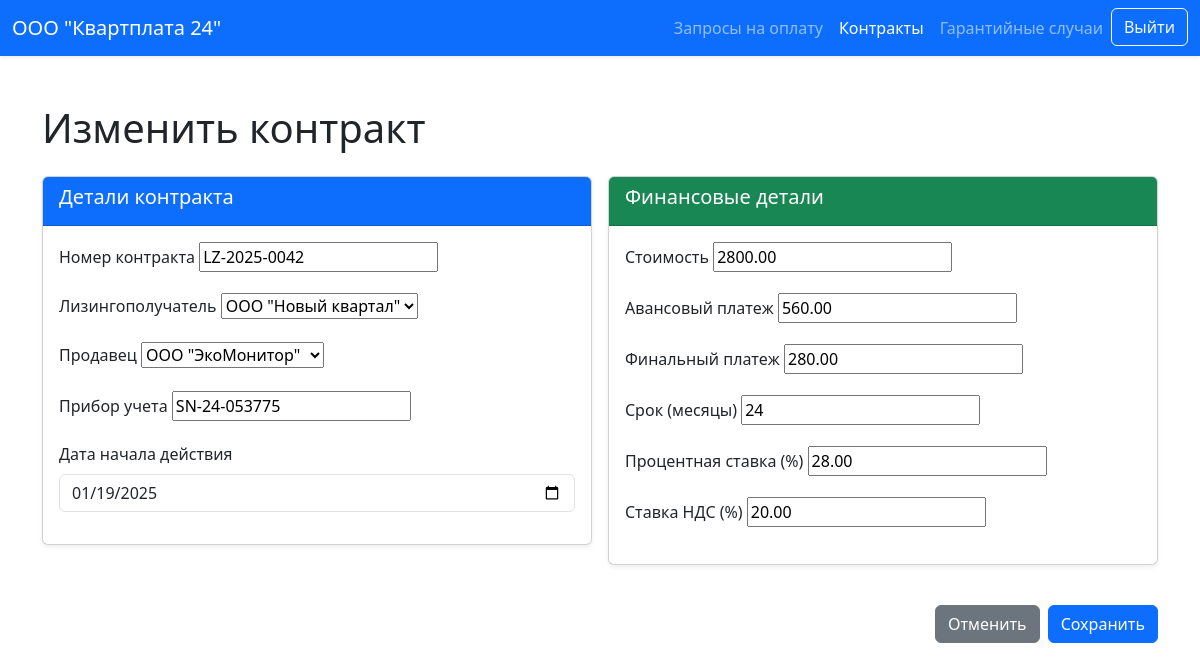
The page /contract/14/edit/ (signed in) on the database its author committed.
### leasing/models.py (models this page shows, shortened)
class Profile(models.Model):
    ROLE_CHOICES = [
        ('LR', 'Lessor'),
        ('LE', 'Lessee'),
        ('SE', 'Seller'),
        ('AD', 'Admin')
    ]
    user = models.OneToOneField(
        User,
        related_name='profile',
        on_delete=models.CASCADE
    )
    display_name = models.CharField(
        max_length=200,
        blank=True,
        null=True
    )
    role = models.CharField(
        max_length=2,
        choices=ROLE_CHOICES
    )
    def __str__(self):
        return self.display_name or self.user.username

class Contract(models.Model):
    lessor = models.ForeignKey(
        User,
        related_name='lessor_contracts',
        on_delete=models.CASCADE
    )
    lessee = models.ForeignKey(
        User,
        related_name='lessee_contracts',
        on_delete=models.CASCADE
    )
    seller = models.ForeignKey(
        User,
        related_name='seller_contracts',
        on_delete=models.CASCADE
    )
    number = models.CharField(max_length=30)
    meter = models.CharField(max_length=20)
    started = models.DateField()
    class Meta:
        ordering = ['-started', '-number']

class FinanceDetails(models.Model):
    contract = models.ForeignKey(
        Contract,
        related_name='finance_details',
        on_delete=models.CASCADE
    )
    cost = models.DecimalField(max_digits=10, decimal_places=2)
    upfront = models.DecimalField(max_digits=10, decimal_places=2)
    final_payment = models.DecimalField(max_digits=10, decimal_places=2)
    period = models.PositiveIntegerField()  # in month
    rate = models.DecimalField(max_digits=6, decimal_places=2)  # in percent
    vat_rate = models.DecimalField(max_digits=6, decimal_places=2)  # in percent

### leasing/views.py (the view, shortened to what this page needs)
# urls.py: path('contract/<int:pk>/edit/', views.edit_contract, name='edit_contract'),
@login_required
def edit_contract(request, pk=None):
    user = request.user
    company_name = user.profile.display_name
    if user.profile.role != 'LR':
        return HttpResponseForbidden("You don't have permission")
    is_new = True
    contract = None
    finance_details = None
    if pk:
        is_new = False
        contract = get_object_or_404(
            Contract,
            pk=pk,
            lessor=user,
        )
        if contract:
            finance_details = get_object_or_404(
                FinanceDetails,
                contract=contract
            )
    contract_form = ContractForm(instance=contract)
    finance_details_form = FinanceDetailsForm(instance=finance_details)
    return render(
        request,
        'contract/edit.html',
        {
            'is_new': is_new,
            'contract_form': contract_form,
            'finance_details_form': finance_details_form,
            'company_name': company_name,
            'section': 'contract',
            'is_lessor': request.user.profile.role == 'LR',
        }
    )

### leasing/forms.py
class ContractForm(forms.ModelForm):
    class Meta:
        model = Contract
        fields = ['number', 'lessee', 'seller', 'meter', 'started']
        widgets = {
            'started': DateInput(attrs={'type': 'date', 'class': 'form-control'}),
        }
    def __init__(self, *args, **kwargs):
        super().__init__(*args, **kwargs)
        self.fields['lessee'].queryset = User.objects.filter(profile__role='LE')
        self.fields['lessee'].label_from_instance = lambda obj: str(obj.profile)
        self.fields['seller'].queryset = User.objects.filter(profile__role='SE')
        self.fields['seller'].label_from_instance = lambda obj: str(obj.profile)

class FinanceDetailsForm(forms.ModelForm):
    class Meta:
        model = FinanceDetails
        fields = ['cost', 'upfront', 'final_payment', 'period', 'rate', 'vat_rate']

### leasing/templates/contract/edit.html (shortened to what this page needs)
{% extends 'base.html'%}
{% block content %}
    <div class="container my-5">
        <h1 class="mb-4">{% if is_new %}Добавить контракт{% else %}Изменить контракт{% endif %}</h1>
        <form method="post" enctype="multipart/form-data" class="row g-3">
            <div class="col-md-6">
                <div class="card shadow-sm mb-4">
                    <div class="card-header bg-primary text-white">
                        <h5>Детали контракта</h5>
                    </div>
                    <div class="card-body">
                        <div class="mb-3">
                            <label for="{{ contract_form.number.id_for_label }}" class="form-label">Номер контракта</label>
                            {{ contract_form.number }}
                        </div>
                        <div class="mb-3">
                            <label for="{{ contract_form.lessee.id_for_label }}" class="form-label">Лизингополучатель</label>
                            {{ contract_form.lessee }}
                        </div>
                        <div class="mb-3">
                            <label for="{{ contract_form.seller.id_for_label }}" class="form-label">Продавец</label>
                            {{ contract_form.seller }}
                        </div>
                        <div class="mb-3">
                            <label for="{{ contract_form.meter.id_for_label }}" class="form-label">Прибор учета</label>
                            {{ contract_form.meter }}
                        </div>
                        <div class="mb-3">
                            <label for="{{ contract_form.started.id_for_label }}" class="form-label">Дата начала действия</label>
                            {{ contract_form.started }}
                        </div>
                    </div>
                </div>
            </div>
            <div class="col-md-6">
                <div class="card shadow-sm mb-4">
                    <div class="card-header bg-success text-white">
                        <h5>Финансовые детали</h5>
                    </div>
                    <div class="card-body">
                        <div class="mb-3">
                            <label for="{{ finance_details_form.cost.id_for_label }}" class="form-label">Стоимость</label>
                            {{ finance_details_form.cost }}
                        </div>
                        <div class="mb-3">
                            <label for="{{ finance_details_form.upfront.id_for_label }}" class="form-label">Авансовый платеж</label>
                            {{ finance_details_form.upfront }}
                        </div>
                        <div class="mb-3">
                            <label for="{{ finance_details_form.final_payment.id_for_label }}" class="form-label">Финальный платеж</label>
                            {{ finance_details_form.final_payment }}
                        </div>
                        <div class="mb-3">
                            <label for="{{ finance_details_form.period.id_for_label }}" class="form-label">Срок (месяцы)</label>
                            {{ finance_details_form.period }}
                        </div>
                        <div class="mb-3">
                            <label for="{{ finance_details_form.rate.id_for_label }}" class="form-label">Процентная ставка (%)</label>
                            {{ finance_details_form.rate }}
                        </div>
                        <div class="mb-3">
                            <label for="{{ finance_details_form.vat_rate.id_for_label }}" class="form-label">Ставка НДС (%)</label>
                            {{ finance_details_form.vat_rate }}
                        </div>
                    </div>
                </div>
            </div>
            <div class="col-12 d-flex justify-content-end gap-2">
                <a href="{% url 'list_contract' %}" class="btn btn-secondary">Отменить</a>
                <button type="submit" class="btn btn-primary">Сохранить</button>
            </div>
        </form>
    </div>
{% endblock %}

### leasing/templates/includes/header.html (shortened to what this page needs)
<nav class="navbar navbar-expand-lg navbar-dark bg-primary shadow-sm">
    <div class="container-fluid">
        <a class="navbar-brand" href="#">
            {{ company_name }}
        </a>
        <div class="collapse navbar-collapse" id="navbarNav">
            <ul class="navbar-nav ms-auto">
                {% if is_lessor %}
                    <li class="nav-item">
                        <a class="nav-link {% if section == 'requested_payments' %}active{% endif %}" href="{% url 'request_paid_list' %}">Запросы на оплату</a>
                    </li>
                {% endif %}
                <li class="nav-item">
                    <a class="nav-link {% if section == 'contract' %}active{% endif %}" href="{% url 'list_contract' %}">Контракты</a>
                </li>
                <li class="nav-item">
                    <a class="nav-link {% if section == 'warranty' %}active{% endif %}" href="{% url 'list_warranty' %}">Гарантийные случаи</a>
                </li>
                <li class="nav-item">
                    <form method="post" action="{% url 'logout' %}">
                        <button type="submit" class="btn btn-outline-light">Выйти</button>
                    </form>
                </li>
            </ul>
        </div>
    </div>
</nav>

### rows shown on the page
Profile: display_name "ООО \"Квартплата 24\""
Contract: number "LZ-2025-0042", lessee "ООО \"Новый квартал\"", seller "ООО \"ЭкоМонитор\"", meter "SN-24-053775", started "01/19/2025"
FinanceDetails: cost "2800.00", upfront "560.00", final_payment "280.00", period "24", rate "28.00", vat_rate "20.00"
